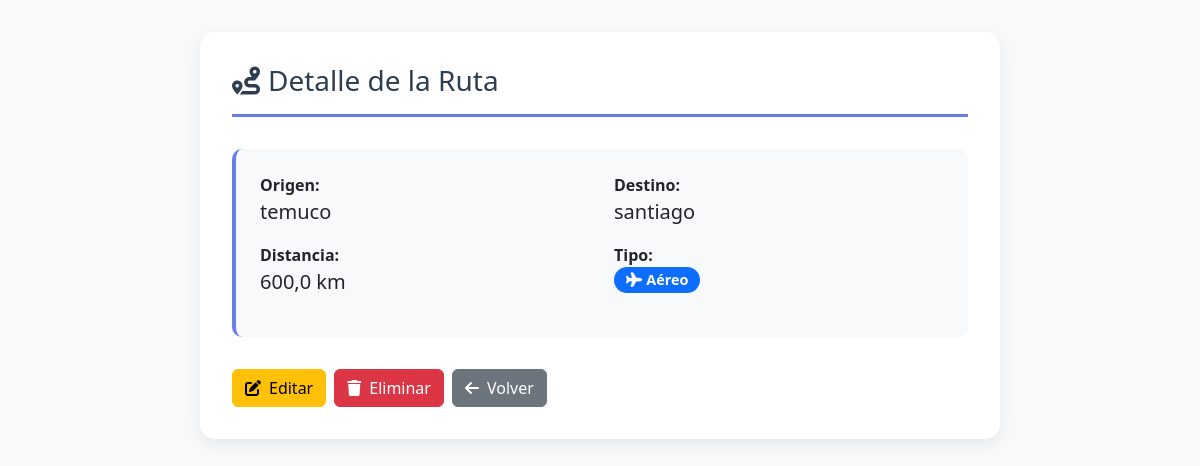
The app's page /transporte/rutas/1/ with its own data.
### transporte/models.py (models this page shows, shortened)
class Ruta(models.Model):
    id = models.AutoField(primary_key=True)
    origen = models.CharField(max_length=100)
    destino = models.CharField(max_length=100)
    tipo_transporte = models.CharField(
        max_length=15,
        choices=TIPO_TRANSPORTE_CHOICES,
        default='TERRESTRE'
    )
    distancia_km = models.FloatField()

### transporte/views.py (the view)
# urls.py: path('rutas/<int:pk>/', views.ruta_detalle, name='ruta_detalle'),
def ruta_detalle(request, pk):
    ruta = get_object_or_404(Ruta, pk=pk)
    return render(request, "transporte/rutas/detalle_ruta.html", {"ruta": ruta})

### transporte/templates/transporte/rutas/detalle_ruta.html (shortened to what this page needs)
{% load static %}
<!DOCTYPE html>
<html lang="es">
<head>
    <link href="https://cdn.jsdelivr.net/npm/bootstrap@5.3.2/dist/css/bootstrap.min.css" rel="stylesheet">
    <link rel="stylesheet" href="https://cdnjs.cloudflare.com/ajax/libs/font-awesome/6.0.0/css/all.min.css">
</head>
<body>
    <div class="container">
        <div class="detail-container">
            <h3 class="detail-title">
                <i class="fas fa-route me-2"></i>Detalle de la Ruta
            </h3>
            <div class="info-card">
                <div class="row">
                    <div class="col-md-6 mb-3">
                        <strong>Origen:</strong>
                        <div class="fs-5">{{ ruta.origen }}</div>
                    </div>
                    <div class="col-md-6 mb-3">
                        <strong>Destino:</strong>
                        <div class="fs-5">{{ ruta.destino }}</div>
                    </div>
                    <div class="col-md-6 mb-3">
                        <strong>Distancia:</strong>
                        <div class="fs-5">{{ ruta.distancia_km }} km</div>
                    </div>
                    <div class="col-md-6 mb-3">
                        <strong>Tipo:</strong>
                        <div>
                            {% if ruta.tipo_transporte == "TERRESTRE" %}
                                <span class="badge bg-success badge-transporte">
                                    <i class="fas fa-truck me-1"></i>Terrestre
                                </span>
                            {% else %}
                                <span class="badge bg-primary badge-transporte">
                                    <i class="fas fa-plane me-1"></i>Aéreo
                                </span>
                            {% endif %}
                        </div>
                    </div>
                </div>
            </div>
            <div class="d-flex gap-2">
                <a href="{% url 'transporte:ruta_editar' ruta.id %}" class="btn btn-warning">
                    <i class="fas fa-edit me-2"></i>Editar
                </a>
                <a href="{% url 'transporte:ruta_eliminar' ruta.id %}" class="btn btn-danger">
                    <i class="fas fa-trash me-2"></i>Eliminar
                </a>
                <a href="{% url 'transporte:rutas_listado' %}" class="btn btn-secondary">
                    <i class="fas fa-arrow-left me-2"></i>Volver
                </a>
            </div>
        </div>
    </div>
</body>
</html>

### transporte/templates/transporte/rutas/detalle_ruta.html (style rules this page uses)
body { background: #f8f9fa; }
.detail-container { max-width: 800px; margin: 2rem auto; background: white; padding: 2rem; border-radius: 15px; box-shadow: 0 5px 15px rgba(0,0,0,.08); }
.detail-title { color: #2c3e50; border-bottom: 3px solid #667eea; padding-bottom: 1rem; margin-bottom: 2rem; }
.info-card { background: #f8f9fa; padding: 1.5rem; border-radius: 10px; border-left: 4px solid #667eea; margin-bottom: 2rem; }
.badge-transporte { padding: 6px 12px; border-radius: 20px; font-size: 0.9rem; }

### records on screen
Ruta: origen "temuco", destino "santiago", distancia_km "600,0"
